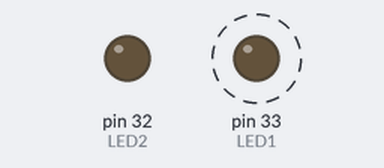
The sketch below on a simulated Teensy 4. On the bench: output pins drawn as LEDs (lit = HIGH). Dashed ring = blinking. Pins used as bus, display or sensor lines are not drawn.

Above: at 0.5 s.
Timing chart, 0 to 4.6 s (numbered marks = the images above):
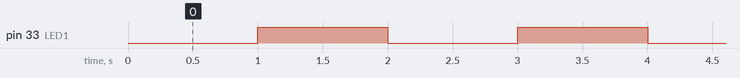

Measured:
- by itself, pin 33 (LED1): alternates HIGH for 1.0 s and LOW for 1.0 s

The sketch:

i2c.ino
```cpp
#include <i2c_t3.h>
#define WDI     2
#define LED1     33
#define LED2     32
#define target  0x2A
#define kick    0x55

void setup() {
  pinMode(LED1, OUTPUT);   // LED
  pinMode(LED2, OUTPUT);   // LED
  pinMode(WDI, OUTPUT); // EPS IRQ line

  digitalWrite(LED1, LOW); // LED off
  digitalWrite(LED2, LOW); // LED off
  digitalWrite(WDI, LOW); // OBC IRQ low

  Serial.begin(115200);
}

void loop() {
  delay(1000);
  digitalWrite(LED1, !digitalRead(LED1));
  digitalWrite(WDI, HIGH);
  delay(1);
  digitalWrite(WDI, LOW);
}
```
